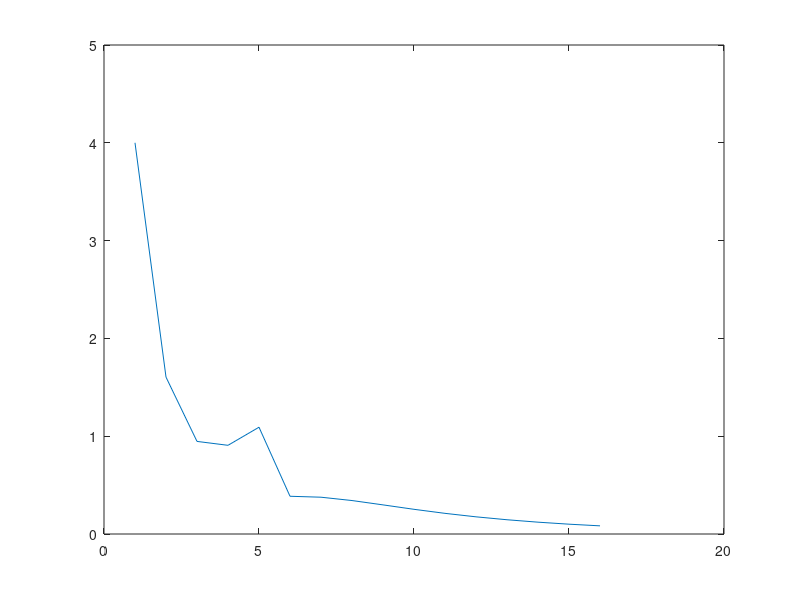
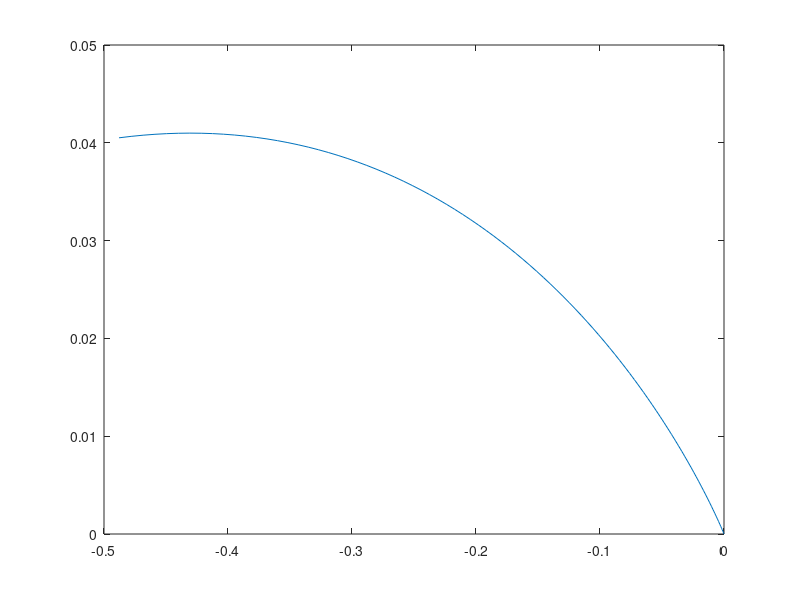

Recreate these plots in MATLAB, in order.
%% MASSPARTICLE                  %%
clc;
clear all;
close all;
h=0.04;

% Numerical parameters
eps=0.01;     % test shooting
delta=0.1;   % cutoff for optimization
gamma=0.1;    % descent step size

T=1; dt=0.01; 

% let x=[x,y,vx,vy]'
x0=zeros(4,1);   % initial condition

lambda0=[0;0.4;1;0.2]; % initial lambda0 guess
G=100;
G_STOR = [];
while (G>delta);
    t=0;
    X=[]; X=[X,x0];
    Lambda=[]; Lambda=[Lambda,lambda0];
    
    % Run the test shooting
    for i=1:4;
        ei=zeros(4,1); ei(i)=1;
        X=[X,x0];
        Lambda=[Lambda,lambda0+eps.*ei];
    end;

    % Solve for lambda0 as well as for the perturbed
    % initial conditions
    while(t<=T); 
        for i=1:5; % Position 1 is the nominal system 
            x=X(:,i);
            lambda=Lambda(:,i);
            u=atan2(lambda(4),lambda(3));
            dx=[x(3);x(4);cos(u);sin(u)];
            dlambda=[0;0;-lambda(1);-lambda(2)];
            x=x+dt.*dx;
            lambda=lambda+dt.*dlambda;
            X(:,i)=x;
            Lambda(:,i)=lambda;
        end;
        t=t+dt;
    end;

    %Compute the gradient dg/dlambda0
    G=(x(2)-h)^2+x(4)^2+lambda(1)^2+(lambda(3)+1)^2;
    dG=[];
    for i=2:5;
        lambda=Lambda(:,i); x=X(:,i);
        Gi=(x(2)-h)^2+x(4)^2+lambda(1)^2+(lambda(3)+1)^2;
        dG=[dG,(Gi-G)/eps];
    end;

    % gradient descent
    lambda0=lambda0-gamma.*dG';
    G_STOR = [G_STOR G];
end;
plot(G_STOR);
figure;
%%
% Compute the optimal solution
t=0; TT=[]; X=[]; 
x=x0; lambda=lambda0;
while (t<=T);
    TT=[TT,t];
    X=[X,x];
    u=atan2(lambda(4),lambda(3));
    dx=[x(3);x(4);cos(u);sin(u)];
    dlambda=[0;0;-lambda(1);-lambda(2)];
    x=x+dt.*dx;
    lambda=lambda+dt.*dlambda;
    t=t+dt;
end;
X=[X,x];
% Plot solution
hold off;
plot(X(1,:),X(2,:));
    
    
        